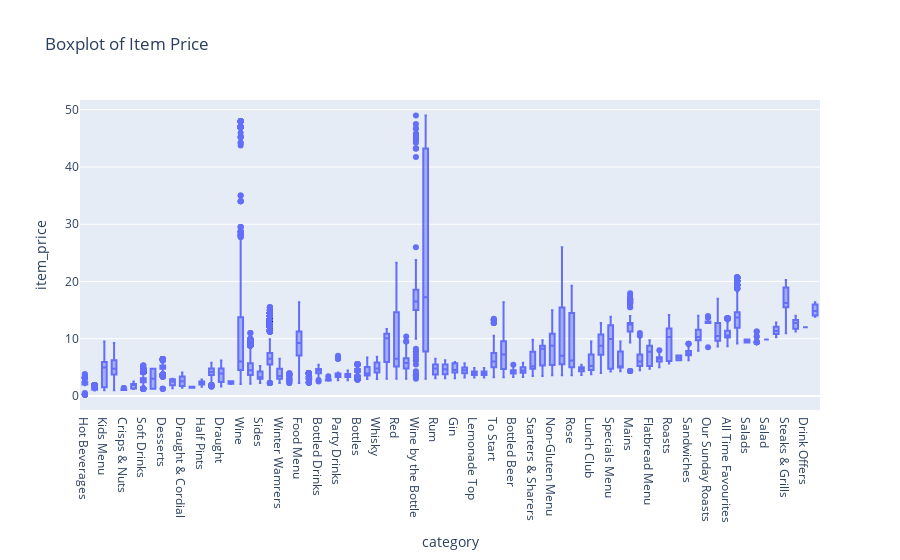
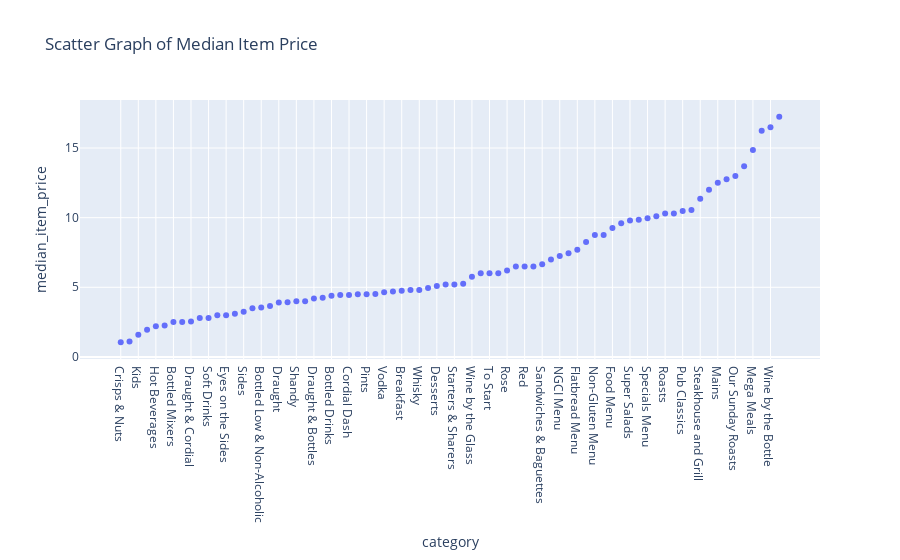

The notebook cell saved with these charts, in order:
### Code cell
# print(df_med_by_category.columns)
df_med_by_category.to_csv('dataframes/df_med_by_category.csv')
df_med_by_category = pd.read_csv('dataframes/df_med_by_category.csv')
# print(df_med_by_category.columns)
px.box(df, "category", "item_price", labels={"Item Price": "Item Price (Lower Bound)"}, title="Boxplot of Item Price").show()
# plt.ylabel('Item Price (£)')
px.scatter(df_med_by_category, "category", "median_item_price", labels={"Item Price": "Item Price (Lower Bound)"}, title="Scatter Graph of Median Item Price").show()
# plt.xlabel('Category')
# plt.ylabel('Median Item Price (£)')
# print(df_med_by_category)
# print(df)

### Figure 1 — Plotly figure (JSON) as saved in the notebook; plotly's stock layout.template omitted (floating-point values rounded to 4 significant figures; data arrays with more than 128 entries replaced by an {"elided": "..."} marker saying what was removed)
{"data": [{"alignmentgroup": "True", "hovertemplate": "category=%{x}<br>item_price=%{y}<extra></extra>", "legendgroup": "", "marker": {"color": "#636efa"}, "name": "", "notched": false, "offsetgroup": "", "orientation": "v", "showlegend": false, "type": "box", "x": {"elided": "67279 str values"}, "x0": " ", "xaxis": "x", "y": {"elided": "67279 float values"}, "y0": " ", "yaxis": "y"}], "layout": {"boxmode": "group", "legend": {"tracegroupgap": 0}, "title": {"text": "Boxplot of Item Price"}, "xaxis": {"anchor": "y", "domain": [0, 1], "title": {"text": "category"}}, "yaxis": {"anchor": "x", "domain": [0, 1], "title": {"text": "item_price"}}}}

### Figure 2 — Plotly figure (JSON) as saved in the notebook; plotly's stock layout.template omitted (floating-point values rounded to 4 significant figures)
{"data": [{"hovertemplate": "category=%{x}<br>median_item_price=%{y}<extra></extra>", "legendgroup": "", "marker": {"color": "#636efa", "symbol": "circle"}, "mode": "markers", "name": "", "orientation": "v", "showlegend": false, "type": "scatter", "x": ["Crisps & Nuts", "Snacks", "Kids", "Hot Drinks", "Hot Beverages", "Half Pints", "Bottled Mixers", "Bottles & Cans", "Draught & Cordial", "J2O & Juice", "Soft Drinks", "Starters", "Eyes on the Sides", "Sides & Extras", "Sides", "Winter Wamrers", "Bottled Low & Non-Alcoholic", "Party Drinks", "Draught", "Liqueurs & Other", "Shandy", "Lemonade Top", "Draught & Bottles", "Bottled Beer", "Bottled Drinks", "Bottles", "Cordial Dash", "Spirits", "Pints", "Gin", "Vodka", "Bottled Cider & Other", "Breakfast", "Rum", "Whisky", "Kids Menu", "Desserts", "Lunch Offer", "Starters & Sharers", "Lunch Club", "Wine by the Glass", "Time For Lunch", "To Start", "Wine", "Rose", "Puddings", "Red", "Cocktails", "Sandwiches & Baguettes", "White", "NGCI Menu", "Sandwiches", "Flatbread Menu", "Pizza Deck", "Non-Gluten Menu", "Carvery", "Food Menu", "Salads", "Super Salads", "Salad", "Specials Menu", "Pizza Kitchen", "Roasts", "Burgers", "Pub Classics", "All Time Favourites", "Steakhouse and Grill", "Drink Offers", "Mains", "Pitchers", "Our Sunday Roasts", "King of the Grill", "Mega Meals", "Steaks & Grills", "Wine by the Bottle", "Sparkling"], "xaxis": "x", "y": [1.05, 1.1, 1.6, 1.95, 2.2, 2.25, 2.5, 2.5, 2.55, 2.8, 2.8, 3, 3, 3.1, 3.25, 3.5, 3.55, 3.65, 3.9, 3.925, 4, 4, 4.2, 4.25, 4.4, 4.45, 4.45, 4.5, 4.5, 4.525, 4.65, 4.7, 4.75, 4.8, 4.8, 4.95, 5.1, 5.2, 5.2, 5.25, 5.75, 6, 6, 6, 6.2, 6.5, 6.5, 6.5, 6.65, 7, 7.25, 7.45, 7.7, 8.25, 8.75, 8.75, 9.25, 9.6, 9.8, 9.85, 9.95, 10.1, 10.3, 10.3, 10.47, 10.55, 11.35, 12, 12.5, 12.75, 13, 13.7, 14.85, 16.25, 16.5, 17.25], "yaxis": "y"}], "layout": {"legend": {"tracegroupgap": 0}, "title": {"text": "Scatter Graph of Median Item Price"}, "xaxis": {"anchor": "y", "domain": [0, 1], "title": {"text": "category"}}, "yaxis": {"anchor": "x", "domain": [0, 1], "title": {"text": "median_item_price"}}}}
